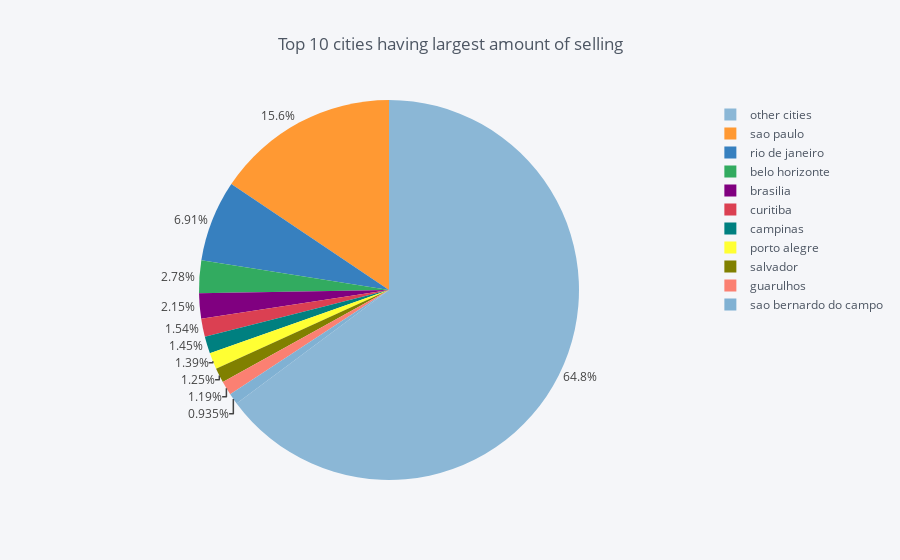

Source (notebook cell):
### Code cell
topcity_sell_df.iplot(kind='pie', labels='index', values='selling_amount',textposition='outside',
                     hoverinfo='label+percent', title='Top 10 cities having largest amount of selling')

### Figure 1 — Plotly figure (JSON) as saved in the notebook; plotly's stock layout.template omitted (floating-point values rounded to 4 significant figures)
{"data": [{"labels": ["sao paulo", "rio de janeiro", "belo horizonte", "brasilia", "curitiba", "campinas", "porto alegre", "salvador", "guarulhos", "sao bernardo do campo", "other cities"], "marker": {"colors": ["rgba(255, 153, 51, 1.0)", "rgba(55, 128, 191, 1.0)", "rgba(50, 171, 96, 1.0)", "rgba(128, 0, 128, 1.0)", "rgba(219, 64, 82, 1.0)", "rgba(0, 128, 128, 1.0)", "rgba(255, 255, 51, 1.0)", "rgba(128, 128, 0, 1.0)", "rgba(251, 128, 114, 1.0)", "rgba(128, 177, 211, 1.0)", "rgba(128, 177, 211, 0.8999999999999999)"]}, "name": "", "textposition": "outside", "type": "pie", "values": [15154, 6723, 2701, 2086, 1495, 1414, 1352, 1219, 1162, 909, 63026]}], "layout": {"legend": {"bgcolor": "#F5F6F9", "font": {"color": "#4D5663"}}, "paper_bgcolor": "#F5F6F9", "plot_bgcolor": "#F5F6F9", "title": "Top 10 cities having largest amount of selling", "titlefont": {"color": "#4D5663"}}}
